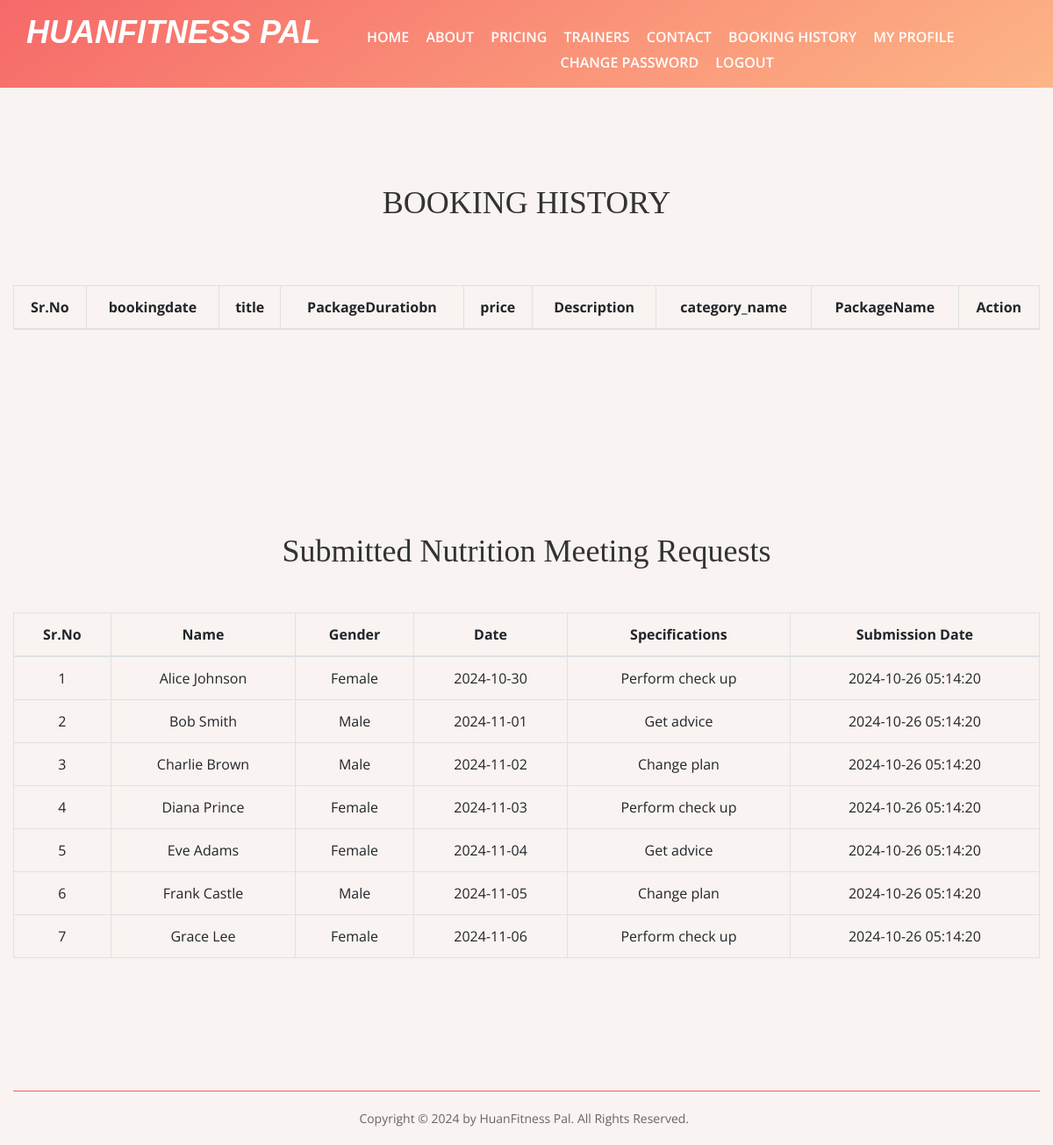
The app's page /phpAssignment-main/Booking-History.php (signed in) with its own data.
### tables this page shows
CREATE TABLE `tblnutritionmeeting` (
  `id` INT(11) NOT NULL AUTO_INCREMENT,
  `name` VARCHAR(100) NOT NULL,
  `gender` VARCHAR(10) NOT NULL,
  `date` DATE NOT NULL,
  `specifications` TEXT NOT NULL,
  `submission_date` TIMESTAMP DEFAULT CURRENT_TIMESTAMP,
  PRIMARY KEY (`id`)
);

### phpAssignment-main/Booking-History.php (the view, shortened to what this page needs)
<?php session_start();
require_once('include/config.php');
if(strlen( $_SESSION["uid"])==0)
    {
header('location:login.php');
}
else{
?>
<!DOCTYPE html>
<html lang="zxx">
<head>
  <link rel="stylesheet" href="css/bootstrap.min.css"/>
  <link rel="stylesheet" href="css/font-awesome.min.css"/>
  <link rel="stylesheet" href="css/owl.carousel.min.css"/>
  <link rel="stylesheet" href="css/nice-select.css"/>
  <link rel="stylesheet" href="css/slicknav.min.css"/>
  <link rel="stylesheet" href="css/style.css"/>
</head>
<body>
  <?php include 'include/header.php';?>
  <section class="page-top-section set-bg"></section>
  <section class="contact-page-section spad overflow-hidden">
    <div class="container text-center">
    <h2>BOOKING HISTORY</h2><br><br><br>
      <div class="row">
        <div class="col-lg-12">
          <table class="table table-bordered">
            <thead>
              <tr>
                <th>Sr.No</th>
                <th>bookingdate</th>
                <th>title</th>
                <th>PackageDuratiobn</th>
                <th>price</th>
                <th>Description</th>
                <th>category_name</th>
                <th>PackageName</th>
                <th>Action</th>
              </tr>
            </thead>
          </table>
        </div>
      </div>
    </div>
  </section>
  <section class="contact-page-section spad overflow-hidden">
        <div class="container text-center">
            <h2>Submitted Nutrition Meeting Requests</h2><br><br>
            <table class="table table-bordered">
                <thead>
                    <tr>
                        <th>Sr.No</th>
                        <th>Name</th>
                        <th>Gender</th>
                        <th>Date</th>
                        <th>Specifications</th>
                        <th>Submission Date</th>
                    </tr>
                </thead>
                <tbody>
                <?php
                $sql = "SELECT * FROM tblnutritionmeeting ORDER BY submission_date ASC";
                $query = $dbh->prepare($sql);
                $query->execute();
                $results = $query->fetchAll(PDO::FETCH_OBJ);
                if ($query->rowCount() > 0) {
                    foreach ($results as $result) { ?>
                        <tr>
                            <td><?php echo htmlentities($result->id); ?></td>
                            <td><?php echo htmlentities($result->name); ?></td>
                            <td><?php echo htmlentities($result->gender); ?></td>
                            <td><?php echo htmlentities($result->date); ?></td>
                            <td><?php echo htmlentities($result->specifications); ?></td>
                            <td><?php echo htmlentities($result->submission_date); ?></td>
                        </tr>
                <?php
                    }
                } else { ?>
                    <tr><td colspan="6">No meeting requests found.</td></tr>
                <?php } ?>
                </tbody>
            </table>
        </div>
    </section>
<?php include 'include/footer.php'; ?>
  </body>
</html>
 <?php } ?>

### phpAssignment-main/include/header.php
<header class="header-section">
	<div class="header-bottom">
		<a href="index.php" class="site-logo" style="color:#fff; font-weight:bold; font-size:26px;">
		<h2><i>HUANFITNESS PAL</i></h2><br/>
		</a>
		<div class="container">
			<ul class="main-menu">
				<li><a href="index.php">Home</a></li>
				<li><a href="about.php">About</a></li>
				<li><a href="pricing.php">Pricing</a></li>
				<li><a href="trainers.php">Trainers</a></li>
				<li><a href="contact.php">Contact</a></li>
				<?php if(strlen($_SESSION['uid'])==0): ?>
					<li><a href="admin/">Admin</a></li>
				<?php else :?>
					<li><a href="booking-history.php">Booking History</a></li>
				<?php endif;?>
				<?php if(strlen($_SESSION['uid'])==0): ?>
					<li><a href="login.php">Login</a></li>
				<?php else :?>
					<li><a href="profile.php">My Profile</a></li>
					<li><a href="changepassword.php">Change Password</a></li>
					<li><a href="logout.php">Logout</a></li>
				<?php endif;?>
			</ul>
		</div>
	</div>
</header>

### phpAssignment-main/include/footer.php
<footer class="">
		<div class="container">
			<div class="footer-bottom">
				<div class="row">
					<div class="col-md-8 text-md-right">
						<div class="copyright">
							Copyright &#169; 2024 by HuanFitness Pal. All Rights Reserved.
						</div>
					</div>
				</div>
			</div>
		</div>
	</footer>

### phpAssignment-main/css/style.css (style rules this page uses)
html, body { height: 100%; font-family: "Open Sans", sans-serif; -webkit-font-smoothing: antialiased; }
h1, h2, h3, h4, h5, h6 { margin: 0; color: #333333; font-weight: 600; }
h2 { font-family: "Playfair Display", serif; font-weight: 400; font-size: 36px; }
h2 i { color:#fff; font-size: 36px; font-weight: 900; font-family:"Arial", sans-serif; font-style: bold; }
ul, ol { padding: 0; margin: 0; }
@media (min-width: 1200px) { .container { max-width: 1200px; } }
.set-bg { background-repeat: no-repeat; background-size: cover; background-position: top center; }
.spad { padding-top: 110px; padding-bottom: 105px; }
.bg-g-1, .page-top-section:after, .review-section:after, .search-model:after, .hero-section, .back-to-top { background: -o-linear-gradient(305deg, #f65d5d 0%, #fdb07d 100%); background: linear-gradient(145deg, #f65d5d 0%, #fdb07d 100%); filter: progid:DXImageTransform.Microsoft.gradient(startColorstr="#f65d5d", endColorstr="#fdb07d", GradientType=1); }
.header-section { position: absolute; width: 100%; top: 0; left: 0; z-index: 99; }
.site-logo { float: left; position: relative; z-index: 9; }
.header-bottom { padding: 25px 80px 0; }
@media only screen and (min-width: 992px) and (max-width: 1200px) { .header-bottom { padding: 15px 30px 0; } }
.main-menu { list-style: none; text-align: center; padding-top: 15px; }
.main-menu li { display: inline-block; margin-right: 50px; position: relative; }
@media only screen and (min-width: 992px) and (max-width: 1200px) { .main-menu li { margin-right: 15px; } }
.main-menu li:last-child { margin-right: 0; }
.main-menu li>a { display: block; padding-bottom: 5px; font-size: 16px; font-weight: 600; text-transform: uppercase; color: #fff; }
.slicknav_nav { background: #333; }
.footer-bottom { margin-top: 30px; border-top: 1px solid #f65d5d; padding: 20px 0; }
.copyright { font-size: 14px; color: #666666; }
.page-top-section { height: 100px; position: relative; text-align: center; }
.page-top-section:after { position: absolute; content: ""; width: 100%; height: 100%; left: 0; top: 0; opacity: 0.92; filter: alpha(opacity=92); }

### phpAssignment-main/Booking-History.php (style rules this page uses)
body { background-color: rgba(249, 242, 240, 0.87); }

### records on screen
tblnutritionmeeting: id "1", name "Alice Johnson", gender "Female", date "2024-10-30", specifications "Perform check up", submission_date "2024-10-26 05:14:20"
tblnutritionmeeting: id "2", name "Bob Smith", gender "Male", date "2024-11-01", specifications "Get advice", submission_date "2024-10-26 05:14:20"
tblnutritionmeeting: id "3", name "Charlie Brown", gender "Male", date "2024-11-02", specifications "Change plan", submission_date "2024-10-26 05:14:20"
tblnutritionmeeting: id "4", name "Diana Prince", gender "Female", date "2024-11-03", specifications "Perform check up", submission_date "2024-10-26 05:14:20"
tblnutritionmeeting: id "5", name "Eve Adams", gender "Female", date "2024-11-04", specifications "Get advice", submission_date "2024-10-26 05:14:20"
tblnutritionmeeting: id "6", name "Frank Castle", gender "Male", date "2024-11-05", specifications "Change plan", submission_date "2024-10-26 05:14:20"
tblnutritionmeeting: id "7", name "Grace Lee", gender "Female", date "2024-11-06", specifications "Perform check up", submission_date "2024-10-26 05:14:20"
